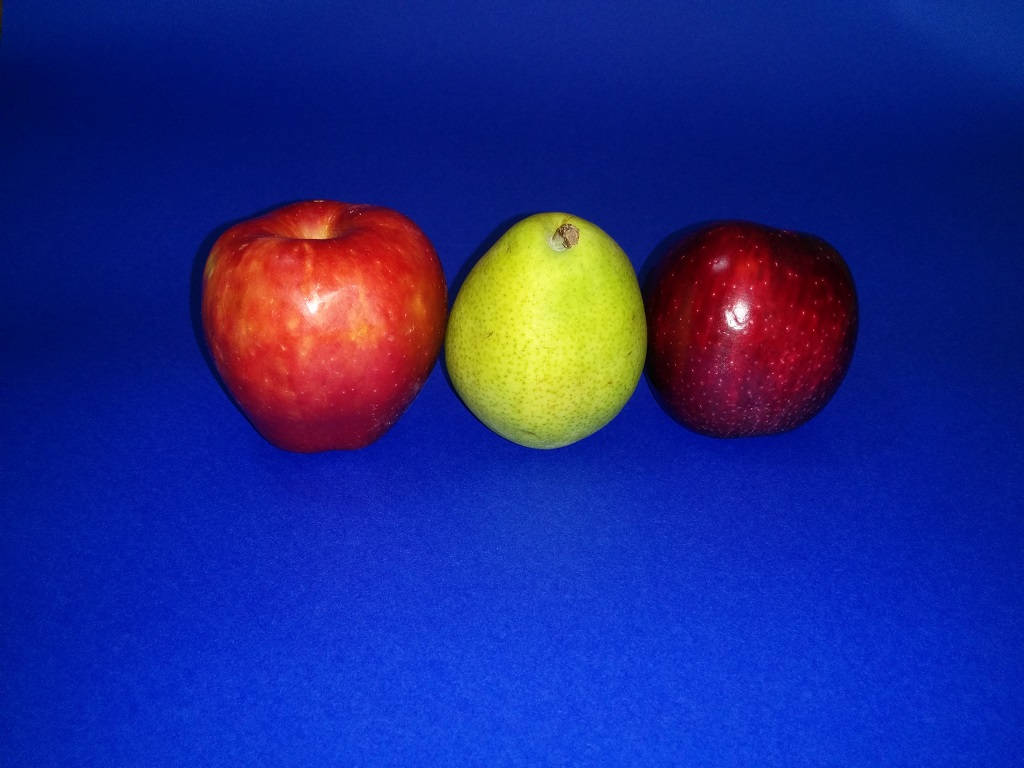
%> input picture Deliverable/image001.jpg, 1024 x 768 px
$ octave Project_01_02_03_red.m   (GNU Octave 9; MATLAB toolbox functions it lacks are replaced by stand-ins)
%> lines starting %> are read from the running program, lines starting %| are printed output that depends on the picture; in (x1, y1, x2, y2) boxes, pixels count from 0 and x2, y2 are one past the last pixel; in counts of white or black regions, pixels touching at a corner belong together; the program's own positions count from 1
close all; clear all;

se90 = strel('line', 3, 90);
se0 = strel('line', 3, 0);
seD = strel('disk', 5);

A = imread('image001.jpg');
%> A is the input picture: size 768x1024x3 uint8; mean R, G, B 30.6, 41.3, 138.2
% A = imread('image002.jpg');
% A = imread('image003.jpg');

R=A(:,:,1);
G=A(:,:,2);
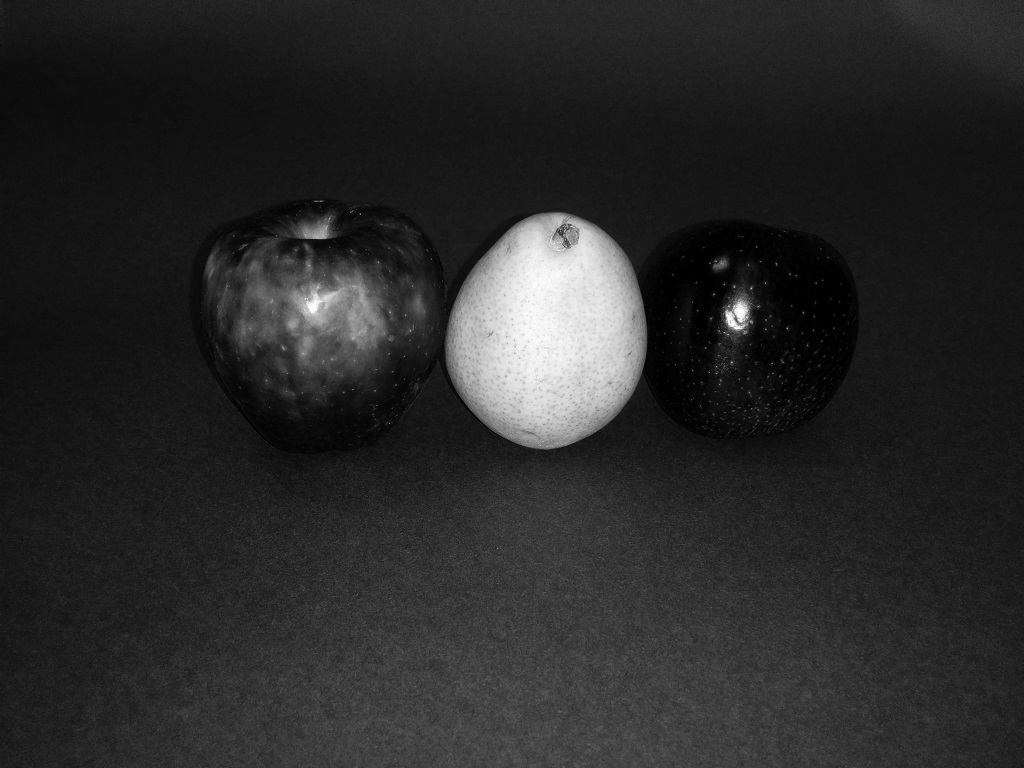
%> G: size 768x1024 uint8; min 0, max 255, mean 41.3
B=A(:,:,3);
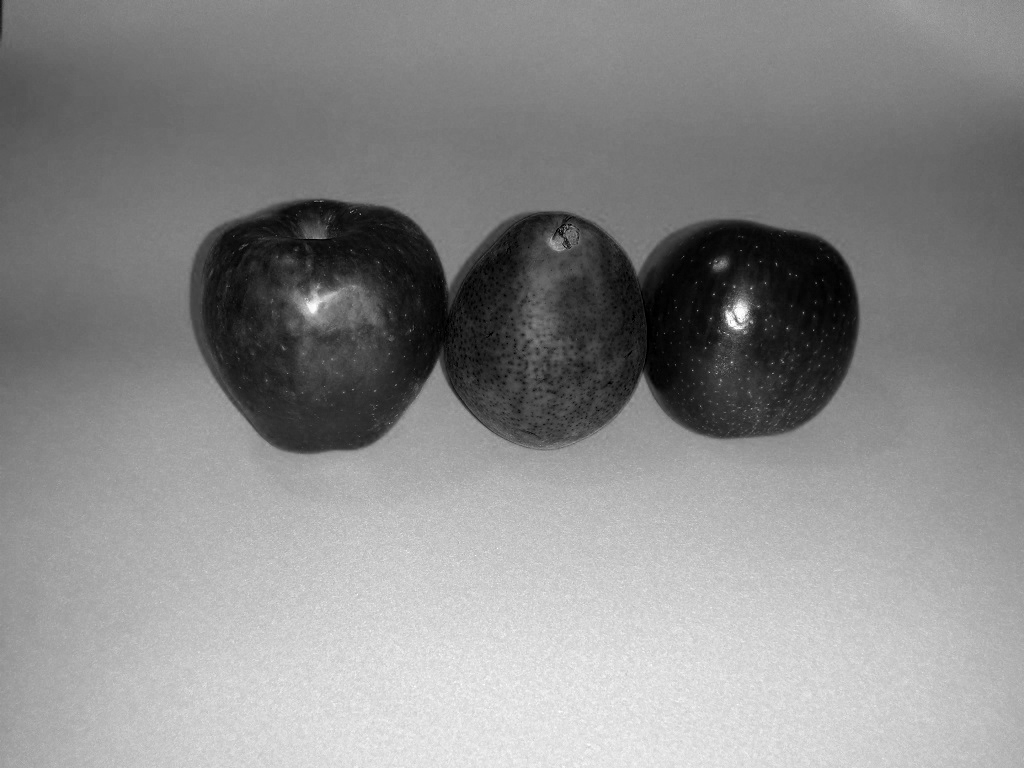
%> B: size 768x1024 uint8; min 0, max 255, mean 138.2

mask = R - imdilate(G, seD);
mask = mask - imerode(B, seD);

% edge_line = edge(mask, 'Canny');

% linea de perimetro
BWdfill = imfill(mask, 'holes');
BWnobord = imdilate(BWdfill, [se90 se0]);
BWfinal = imerode(BWnobord, seD);
BWoutline = bwperim(BWfinal);
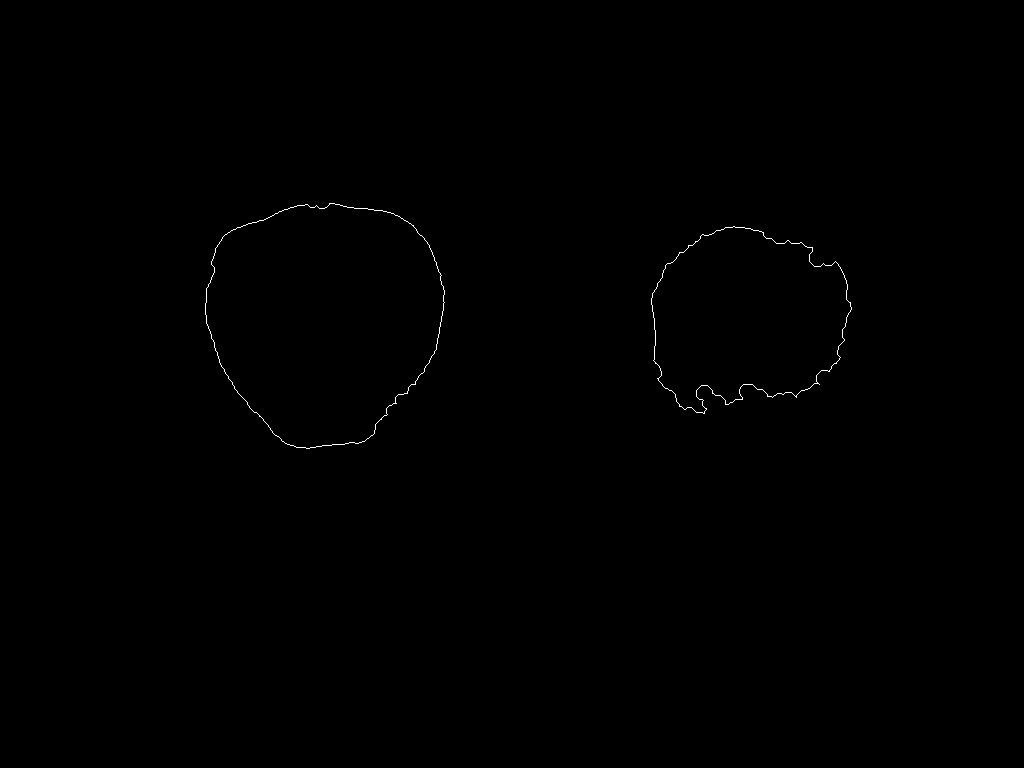
%> BWoutline: size 768x1024 logical; 0.18% white in thin lines or dots, all inside (x1, y1, x2, y2) = (205, 203, 852, 449)

% hacer mas gruesa la linea de perimetro
BWoutline_tick = imdilate(BWoutline, [strel('line', 10, 10) strel('line', 10, 10)]);
%> BWoutline_tick: size 768x1024 logical; 2.2% white; 2 white regions, box (x1, y1, x2, y2) and area: (197, 201, 453, 451) 9064, (643, 224, 860, 416) 8205

% mostrar la linea de perimetro sobre la imagen original
Segout = A;
Segout(BWoutline_tick) = 255;
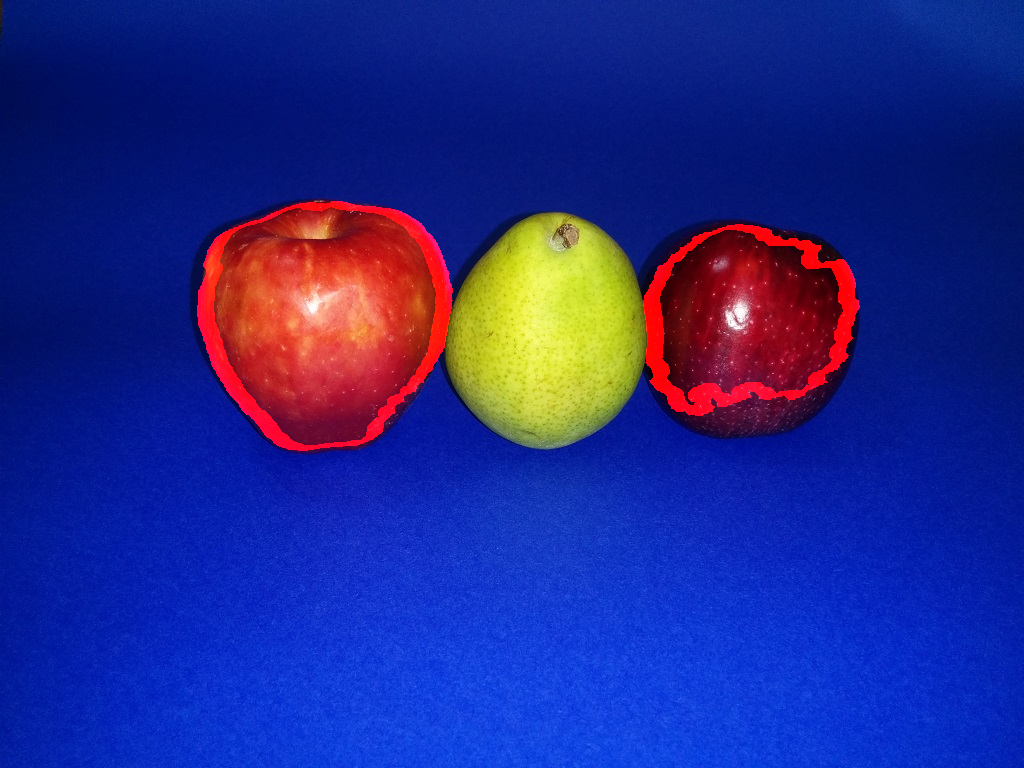
%> Segout: size 768x1024x3 uint8; 2.2% of pixels changed, all inside (x1, y1, x2, y2) = (197, 201, 860, 451)

% centro de masa
edge_line = edge(BWnobord, 'canny');
%> edge_line: size 768x1024 logical; 1.8% white in thin lines or dots, all inside (x1, y1, x2, y2) = (202, 199, 855, 452)
edge_filled = imfill(imdilate(edge_line, [seD seD]), 'holes');
%> edge_filled: size 768x1024 logical; 12% white; 3 white regions, box (x1, y1, x2, y2) and area: (194, 191, 456, 460) 55150, (640, 216, 863, 434) 38779, (554, 216, 582, 242) 573
edge_eroded = imerode(edge_filled, strel('disk', 60));
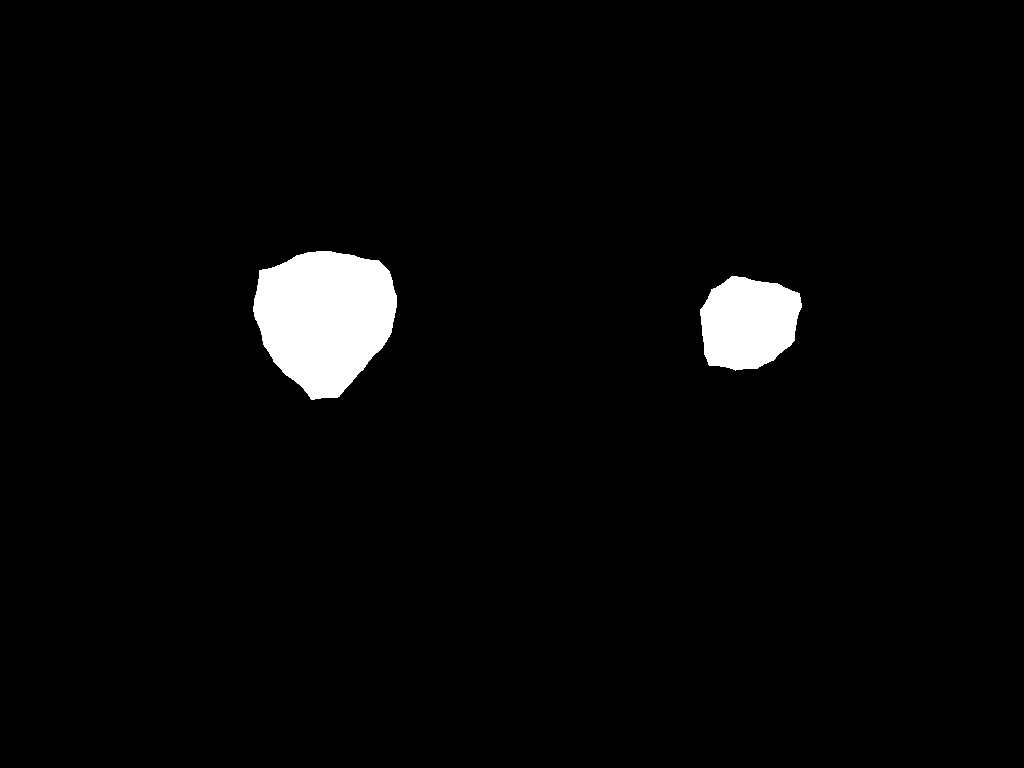
%> edge_eroded: size 768x1024 logical; 3% white; 2 white regions, box (x1, y1, x2, y2) and area: (253, 251, 397, 400) 15763, (700, 276, 802, 371) 7463

bw2 = imfill(edge_eroded,'holes');
s  = regionprops(bw2, 'centroid');
%> s = 2 regions; Centroid: [325.5 318.4], [749 323.5]
centroids = cat(1, s.Centroid);
%> centroids = [325.5 318.4; 749 323.5]

% figure;
% % subplot(331);
% image(A);title('Original');
figure;
% subplot(332);
image(R);colormap gray;axis off;title('Red');
figure;
% subplot(333);
image(G);colormap gray;axis off;title('Green');
figure;
% subplot(334);
image(mask);colormap gray;axis off;title('Mask');
figure;
% subplot(335);
image(BWoutline_tick);colormap gray;axis off;title('Outline');

% [13 lines of commented-out code are left out]

$ run again, with Deliverable/image004.jpg copied over Deliverable/image001.jpg
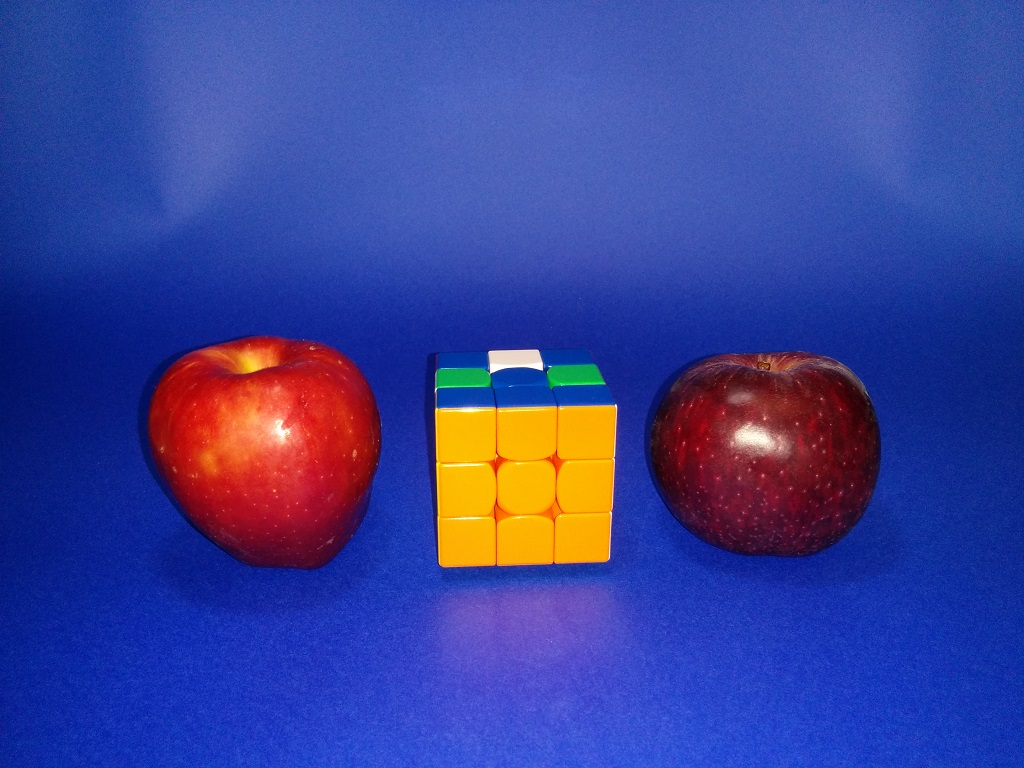
%> input picture Deliverable/image004.jpg, 1024 x 768 px
%> A is the input picture: size 768x1024x3 uint8; mean R, G, B 58, 65.8, 150.4
%> `BWoutline = bwperim(BWfinal);`:
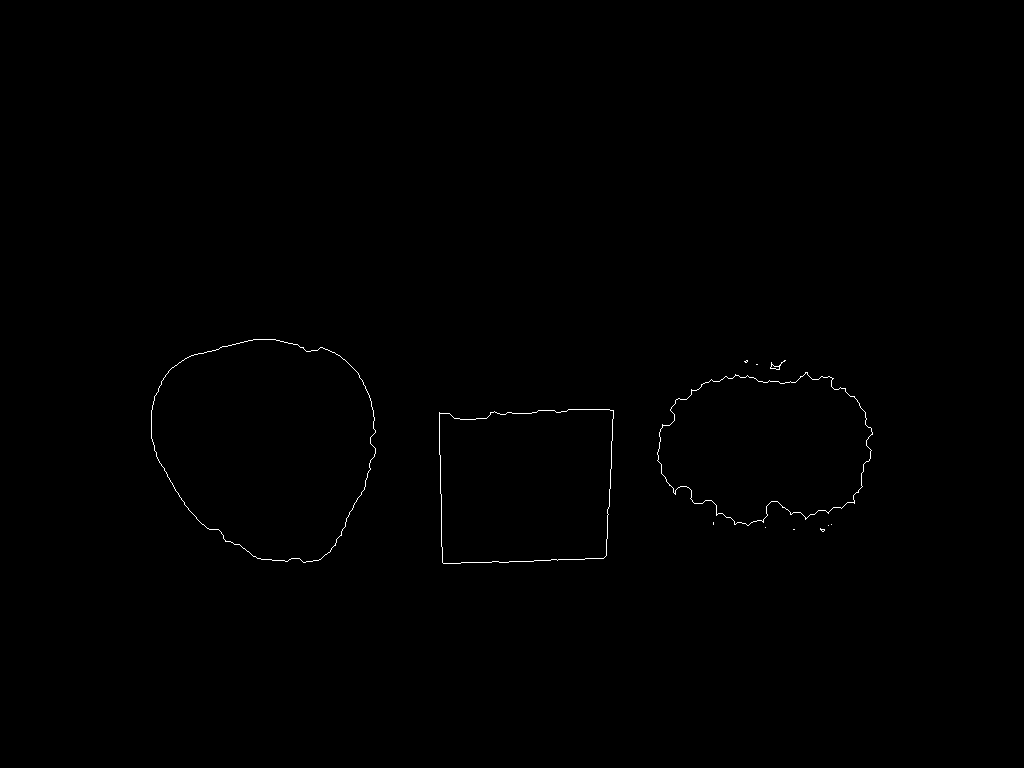
%> BWoutline: size 768x1024 logical; 0.25% white in thin lines or dots, all inside (x1, y1, x2, y2) = (151, 339, 873, 564)
%> BWoutline_tick: size 768x1024 logical; 2.9% white; 9 white regions, largest, box (x1, y1, x2, y2) and area: (143, 337, 384, 565) 8512, (649, 370, 881, 528) 7270, (431, 407, 622, 566) 6835
%> Segout: size 768x1024x3 uint8; 2.79% of pixels changed, all inside (x1, y1, x2, y2) = (143, 337, 881, 566)
%> edge_line: size 768x1024 logical; 1.8% white in thin lines or dots, all inside (x1, y1, x2, y2) = (148, 336, 877, 568)
%> edge_filled: size 768x1024 logical; 15.2% white; 3 white regions, box (x1, y1, x2, y2) and area: (140, 328, 389, 575) 47991, (645, 344, 885, 558) 38214, (426, 397, 626, 576) 33711
%> `edge_eroded = imerode(edge_filled, strel('disk', 60));`:
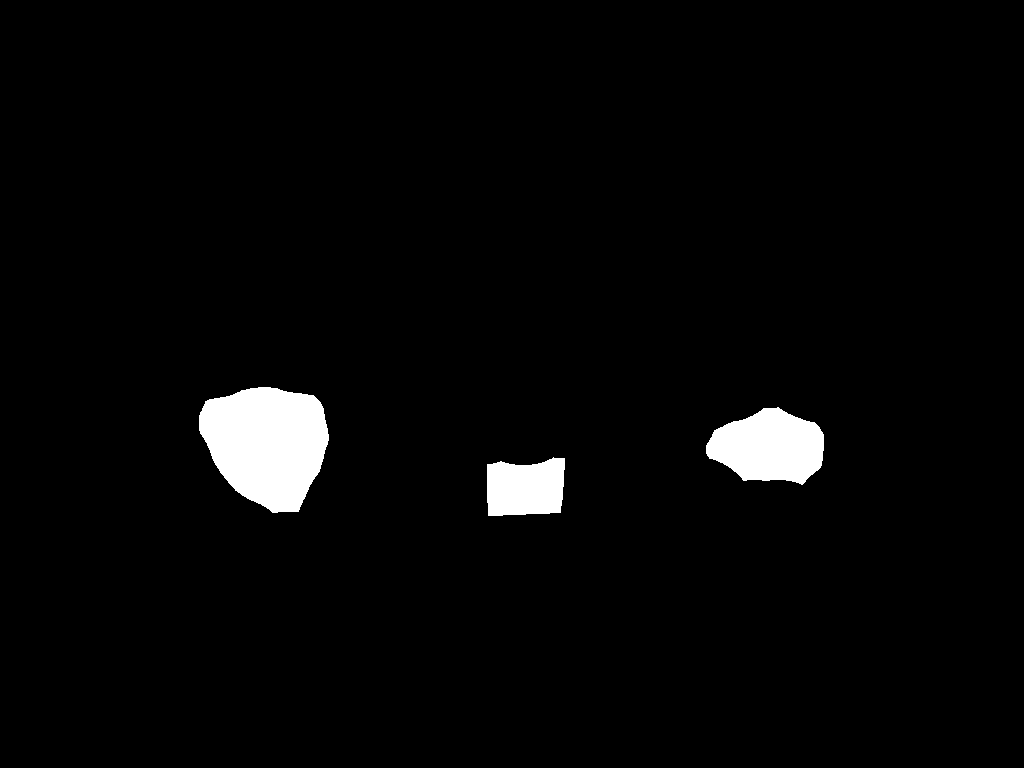
%> edge_eroded: size 768x1024 logical; 2.9% white; 3 white regions, box (x1, y1, x2, y2) and area: (199, 387, 329, 513) 12072, (706, 407, 824, 485) 6543, (487, 457, 565, 516) 3965
%> s = 3 regions; Centroid: [267.6 444.5], [526 488.6], [770 447.5]
%> centroids = [267.6 444.5; 526 488.6; 770 447.5]
